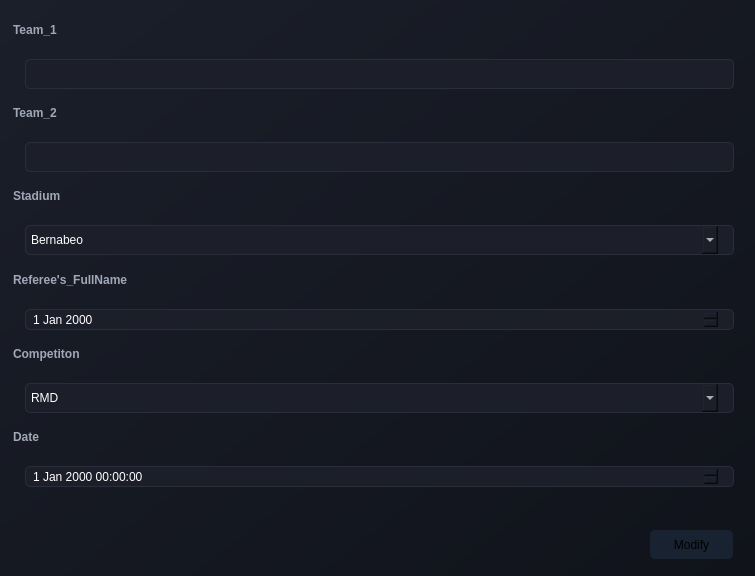
<?xml version="1.0" encoding="UTF-8"?>
<ui version="4.0">
 <class>Form</class>
 <widget class="QWidget" name="Form">
  <property name="geometry">
   <rect>
    <x>0</x>
    <y>0</y>
    <width>755</width>
    <height>576</height>
   </rect>
  </property>
  <property name="windowTitle">
   <string>Form</string>
  </property>
  <property name="styleSheet">
   <string notr="true">background: qlineargradient(x1:0, y1:0, x2:1, y2:1, stop:0 #1b1f2a, stop:1 #10131a);</string>
  </property>
  <widget class="QLineEdit" name="lineEdit_3">
   <property name="geometry">
    <rect>
     <x>10</x>
     <y>59</y>
     <width>739</width>
     <height>30</height>
    </rect>
   </property>
   <property name="styleSheet">
    <string notr="true">background-color: #1C1F2A;
border: 1px solid #2A2D3A;
border-radius: 5px;
padding: 5px;
color: white;
margin-left: 15px;
margin-right:15px;</string>
   </property>
  </widget>
  <widget class="QLineEdit" name="lineEdit_4">
   <property name="geometry">
    <rect>
     <x>10</x>
     <y>142</y>
     <width>739</width>
     <height>30</height>
    </rect>
   </property>
   <property name="styleSheet">
    <string notr="true">background-color: #1C1F2A;
border: 1px solid #2A2D3A;
border-radius: 5px;
padding: 5px;
color: white;
margin-left: 15px;
margin-right:15px;</string>
   </property>
  </widget>
  <widget class="QLabel" name="label_8">
   <property name="geometry">
    <rect>
     <x>10</x>
     <y>96</y>
     <width>739</width>
     <height>39</height>
    </rect>
   </property>
   <property name="styleSheet">
    <string notr="true">color: #A0A8B7;
font-weight: bold;
padding-bottom: 5px;background-color:transparent;</string>
   </property>
   <property name="text">
    <string>Team_2</string>
   </property>
  </widget>
  <widget class="QLabel" name="label_10">
   <property name="geometry">
    <rect>
     <x>10</x>
     <y>420</y>
     <width>739</width>
     <height>39</height>
    </rect>
   </property>
   <property name="styleSheet">
    <string notr="true">color: #A0A8B7;
font-weight: bold;
padding-bottom: 5px;background-color:transparent;</string>
   </property>
   <property name="text">
    <string>Date</string>
   </property>
  </widget>
  <widget class="QLabel" name="label_7">
   <property name="geometry">
    <rect>
     <x>10</x>
     <y>13</y>
     <width>739</width>
     <height>39</height>
    </rect>
   </property>
   <property name="styleSheet">
    <string notr="true">color: #A0A8B7;
font-weight: bold;
padding-bottom: 5px;background-color:transparent;</string>
   </property>
   <property name="text">
    <string>Team_1</string>
   </property>
  </widget>
  <widget class="QComboBox" name="comboBox">
   <property name="geometry">
    <rect>
     <x>10</x>
     <y>383</y>
     <width>739</width>
     <height>30</height>
    </rect>
   </property>
   <property name="styleSheet">
    <string notr="true">background-color: #1C1F2A;
border: 1px solid #2A2D3A;
border-radius: 5px;
padding: 5px;
color: white;
margin-left: 15px;
margin-right:15px;</string>
   </property>
   <item>
    <property name="text">
     <string>RMD</string>
    </property>
   </item>
  </widget>
  <widget class="QDateEdit" name="dateEdit">
   <property name="geometry">
    <rect>
     <x>10</x>
     <y>309</y>
     <width>739</width>
     <height>21</height>
    </rect>
   </property>
   <property name="styleSheet">
    <string notr="true">background-color: #1C1F2A;
border: 1px solid #2A2D3A;
border-radius: 5px;
padding: 5px;
color: white;
margin-left: 15px;
margin-right:15px;</string>
   </property>
  </widget>
  <widget class="QComboBox" name="comboBox_2">
   <property name="geometry">
    <rect>
     <x>10</x>
     <y>225</y>
     <width>739</width>
     <height>30</height>
    </rect>
   </property>
   <property name="styleSheet">
    <string notr="true">background-color: #1C1F2A;
border: 1px solid #2A2D3A;
border-radius: 5px;
padding: 5px;
color: white;
margin-left: 15px;
margin-right:15px;</string>
   </property>
   <item>
    <property name="text">
     <string>Bernabeo</string>
    </property>
   </item>
  </widget>
  <widget class="QLabel" name="label_12">
   <property name="geometry">
    <rect>
     <x>10</x>
     <y>262</y>
     <width>739</width>
     <height>40</height>
    </rect>
   </property>
   <property name="styleSheet">
    <string notr="true">color: #A0A8B7;
font-weight: bold;
padding-bottom: 5px;
background-color:transparent;
</string>
   </property>
   <property name="text">
    <string>Referee's_FullName</string>
   </property>
  </widget>
  <widget class="QLabel" name="label_9">
   <property name="geometry">
    <rect>
     <x>10</x>
     <y>337</y>
     <width>739</width>
     <height>39</height>
    </rect>
   </property>
   <property name="styleSheet">
    <string notr="true">color: #A0A8B7;
font-weight: bold;
padding-bottom: 5px;background-color:transparent;</string>
   </property>
   <property name="text">
    <string>Competiton</string>
   </property>
  </widget>
  <widget class="QDateTimeEdit" name="dateTimeEdit">
   <property name="geometry">
    <rect>
     <x>10</x>
     <y>466</y>
     <width>739</width>
     <height>21</height>
    </rect>
   </property>
   <property name="styleSheet">
    <string notr="true">background-color: #1C1F2A;
border: 1px solid #2A2D3A;
border-radius: 5px;
padding: 5px;
color: white;
margin-left: 15px;
margin-right:15px;</string>
   </property>
  </widget>
  <widget class="QLabel" name="label_11">
   <property name="geometry">
    <rect>
     <x>10</x>
     <y>179</y>
     <width>739</width>
     <height>39</height>
    </rect>
   </property>
   <property name="styleSheet">
    <string notr="true">color: #A0A8B7;
font-weight: bold;
padding-bottom: 5px;background-color:transparent;</string>
   </property>
   <property name="text">
    <string>Stadium</string>
   </property>
  </widget>
  <widget class="QPushButton" name="pushButton_3">
   <property name="geometry">
    <rect>
     <x>650</x>
     <y>530</y>
     <width>83</width>
     <height>29</height>
    </rect>
   </property>
   <property name="styleSheet">
    <string notr="true">background-color: #192231;
border-radius: 5px ;</string>
   </property>
   <property name="text">
    <string>Modify</string>
   </property>
  </widget>
 </widget>
 <resources/>
 <connections/>
</ui>
